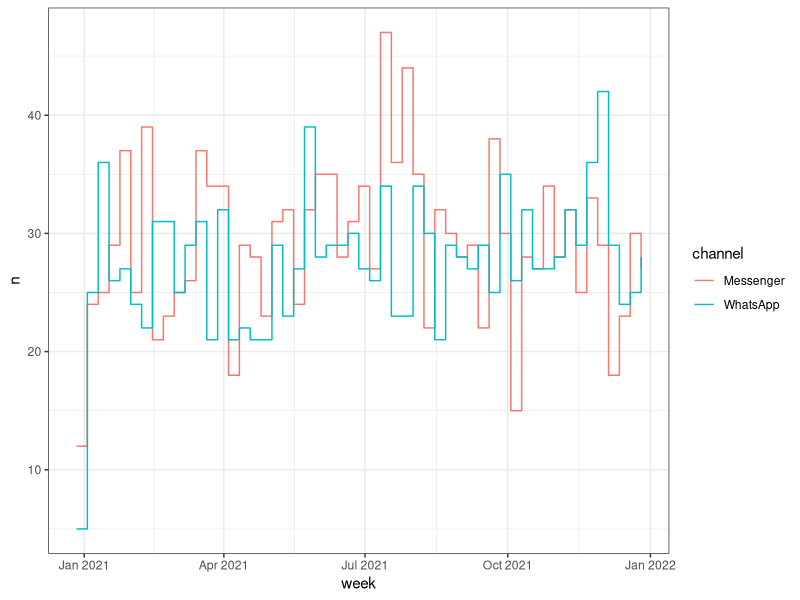

Here is the R script that generated this plot:
## ---- chunk 1
  knitr::opts_chunk$set(echo = TRUE, warning = FALSE, message = FALSE)
  options(scipen=999) # turns off scientific notation

# define colors
  glhlth562_colors <- c(
    `blue`       = "#1f9ac9",
    `yellow`     = "#ffd966",
    `black`      = "#000000",
    `lightgrey`  = "#D3D3D3",
    `darkgrey`   = "#444444",
    `grey`       = "#808080"
  )

# load packages
  library(tidyverse)
  library(lubridate) # not a core tidyverse package so need to load
## ---- chunk 2
Sys.Date()
class(Sys.Date())
## ---- chunk 3
today()
class(today())
## ---- chunk 4
Sys.time()
class(Sys.time())
## ---- chunk 5
now()
class(now())
## ---- chunk 6
x <- "January 31st, 2017"
class(x)

# x + 1 
# fails at string + number
## ---- chunk 7
x <- mdy("January 31st, 2017")
class(x)

x + 1
# date plus 1 day works
## ---- chunk 8
df <- tribble(
  ~year, ~month, ~day,
  2022, 10, 10,
  2021, 8, 1,
  2020, 1, 31
)

df %>% 
  mutate(myDate = make_date(year, month, day))
## ---- chunk 9
df %>% 
  mutate(myDate = make_date(year, month, day),
         month_label = month(myDate, label = TRUE))
## ---- chunk 10
set.seed(8675309)
onboarding <- tibble(
  date_onboarded = 
    sample(seq(ymd('2021-01-01'), 
               ymd('2021-12-31'), 
               by="day"), 
           3000, replace = TRUE),
  channel = sample(c("WhatsApp", 
                     "Messenger"), 
                   3000, 
                   replace=TRUE)
)

onboarding
## ---- chunk 11
onboarding %>%
  count(channel, 
        week = floor_date(date_onboarded, 
                          "week")
        )
## ---- chunk 12
onboarding %>%
  count(channel, 
        week = 
          floor_date(date_onboarded, 
                     "week")
        ) %>% 
  ggplot(aes(week, n, color=channel)) +
    geom_step() + theme_bw()
## ---- chunk 13
engagement <- tibble(
  id = rep(sample(1:3000, 1000, 
                  replace=FALSE), 3),
  date_engage = 
    sample(seq(ymd('2021-01-01'), 
               ymd('2021-12-31'), 
               by="day"), 
           3000, replace = TRUE)) %>%
  sample_n(1000, replace=FALSE) %>%
  arrange(id, date_engage) %>%
  group_by(id) %>%
  mutate(engage_id = 1:n()) %>% 
  ungroup()

engagement
## ---- chunk 14
Sys.timezone()
head(OlsonNames())
## ---- chunk 15
ymd_hms("2015-06-01 12:00:00", tz = "America/New_York")
## ---- chunk 16
ymd_hms("2015-06-01 18:00:00", tz = "Europe/Copenhagen")
## ---- chunk 17
x1 <- ymd_hms("2015-06-01 12:00:00", tz = "America/New_York")
x2 <- ymd_hms("2015-06-01 18:00:00", tz = "Europe/Copenhagen")
x3 <- ymd_hms("2015-06-02 04:00:00", tz = "Pacific/Auckland")

x4 <- c(x1, x2, x3)
x4
## ---- chunk 18
x4
with_tz(x4, tzone = "Australia/Lord_Howe")
with_tz(x4, tzone = "Australia/Lord_Howe") - x4
## ---- chunk 19
x4
force_tz(x4, tzone = "Africa/Nairobi")
force_tz(x4, tzone = "Africa/Nairobi") - x4
## ---- chunk 20
  onboarding
## ---- chunk 21
  onboarding
## ---- chunk 22

